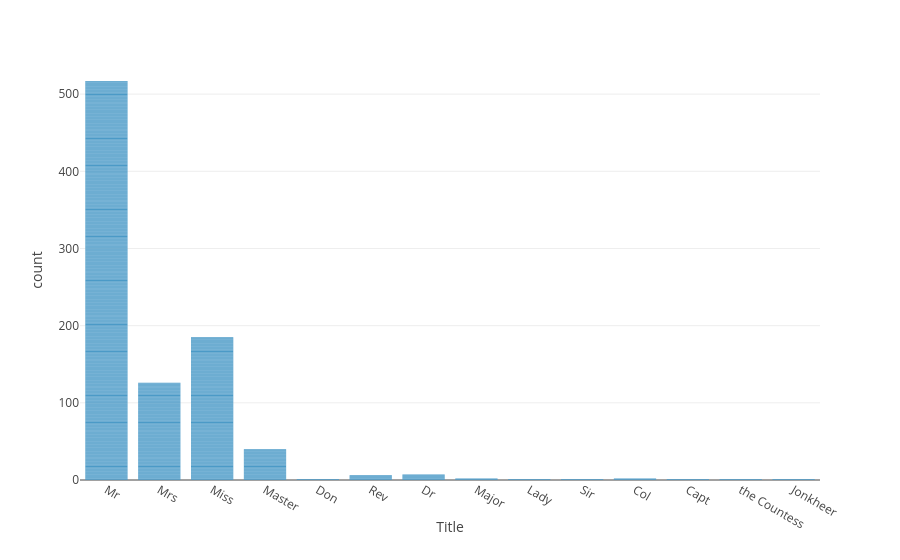

Notebook source saved alongside this figure:
### Code cell
data['Title'] = data['Title'].replace('Mlle', 'Miss')
data['Title'] = data['Title'].replace('Ms', 'Miss')
data['Title'] = data['Title'].replace('Mme', 'Mrs')

px.bar(data, 'Title')

### Figure 1 — Plotly figure (JSON) as saved in the notebook; plotly's stock layout.template omitted (floating-point values rounded to 4 significant figures; data arrays with more than 128 entries replaced by an {"elided": "..."} marker saying what was removed)
{"data": [{"hovertemplate": "Title=%{x}<br>count=%{y}<extra></extra>", "legendgroup": "", "marker": {"color": "#4B9AC7", "pattern": {"shape": ""}}, "name": "", "orientation": "v", "showlegend": false, "textposition": "auto", "type": "bar", "x": {"elided": "891 str values"}, "xaxis": "x", "y": {"elided": "891 int values"}, "yaxis": "y"}], "layout": {"barmode": "relative", "legend": {"tracegroupgap": 0}, "margin": {"t": 60}, "xaxis": {"anchor": "y", "domain": [0, 1], "title": {"text": "Title"}}, "yaxis": {"anchor": "x", "domain": [0, 1], "title": {"text": "count"}}}}
